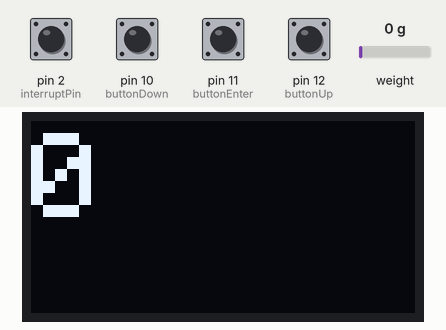
Recording of a sketch running on a simulated Arduino Uno, built with avr-gcc and run on an emulated ATmega328P. Shown: 128×64 one-colour display. The inputs (shaded band) are chosen by the test bench; at power-on: pin 10 (buttonDown), pin 11 (buttonEnter), pin 12 (buttonUp) HIGH, pin 2 (interruptPin) LOW, weight on the scale 0 g. What the sketch prints to the serial monitor is not drawn.

Above: at 3.6 s.
3.7 s: pin 12 (buttonUp) pulled LOW for 0.15 s
At 4.0 s:
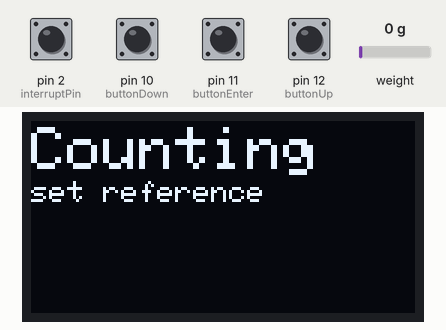
5.3 s: pin 12 (buttonUp) pulled LOW for 1 s
At 6.8 s:
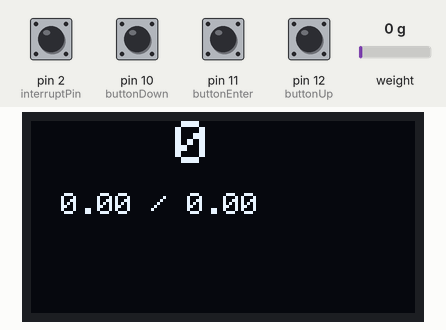
7.8 s: pin 11 (buttonEnter) pulled LOW for 1 s
At 7.99 s:
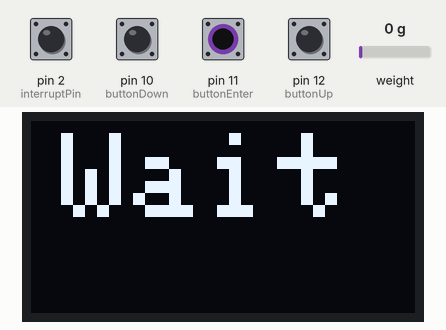
10.3 s: pin 12 (buttonUp) pulled LOW for 0.15 s
At 11.1 s:
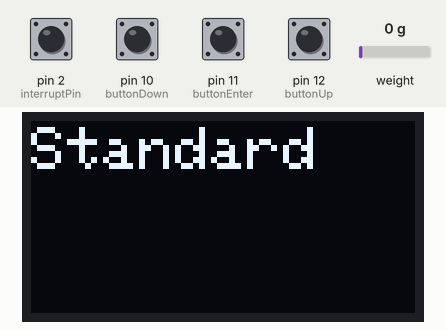
12.8 s: pin 2 (interruptPin) pulled HIGH for 0.15 s
14.4 s: weight on the scale set to 100 g
At 15.7 s:
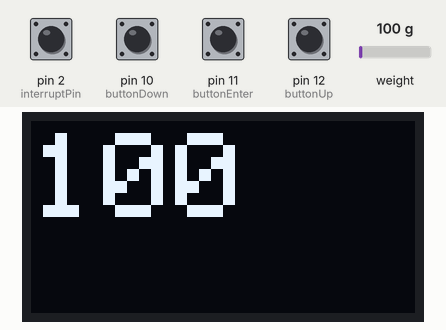
Timing chart, 0 to 16.9 s (numbered marks = the images above; inputs shaded):
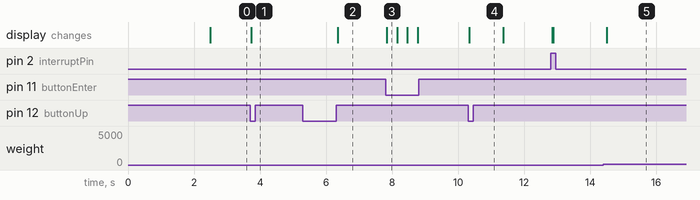

The sketch:

Waage_1.1.ino
```cpp
// Quelle: https://wolles-elektronikkiste.de/hx711-basierte-waage
//  https://github.com/olkal/HX711_ADC

// Kalibrierwert 465.31

#include "setting.h"
#include <EEPROM.h>
#include <HX711_ADC.h>
#include <Wire.h>
#include <Streaming.h>

#include <Adafruit_GFX.h>
#include <Adafruit_SSD1306.h>
#define OLED_RESET 7 // we don't have a reset, but the constructor expects it

// construct functions
Adafruit_SSD1306 display(OLED_RESET);
HX711_ADC LoadCell(4, 5);

// varaible declarations
byte interruptPin = 2;
volatile bool taraRequest = false;
const int calVal_eepromAdress = 5;
byte measureMode = 0;
byte pushButtonStatus = 0xFF; //(1 <<ButtonStatusUp)|(1<<ButtonStatusEnter)|(1<<ButtonStatusDown);
float weightReference = 0.0;  // for modus counting

//=======================================================================
//                    Setup
//=======================================================================
void setup()
{
  Serial.begin(38400);
  /* int ii = 0;
  while (1)
  {
    Serial << "Hallo" << ii << endl;
    ii++;
  } */
  versionsInfo();
  Serial.println("Start Setup");
  pinMode(interruptPin, INPUT);

  pinMode(buttonUp, INPUT);
  digitalWrite(buttonUp, HIGH);

  pinMode(buttonEnter, INPUT);
  digitalWrite(buttonEnter, HIGH);

  pinMode(buttonDown, INPUT);
  digitalWrite(buttonDown, HIGH);

  attachInterrupt(digitalPinToInterrupt(interruptPin), taraEvent, RISING);
  display.begin(SSD1306_SWITCHCAPVCC, 0x3C); // initialize with the I2C addr 0x3C (for the 128x64)

  display.clearDisplay();
  display.setTextSize(4);
  display.setTextColor(WHITE);
  display.setCursor(10, 4);
  display.println("Wait");
  display.display();
  LoadCell.begin();
  LoadCell.start(2000);
  float calibrationValue;
  EEPROM.get(calVal_eepromAdress, calibrationValue);

  LoadCell.setCalFactor(calibrationValue);
  Serial.print("Kalibrierwert ");
  Serial.println(calibrationValue);
}
//=======================================================================
//                    Loop
//=======================================================================
void loop()
{
  float weightAsFloat = 0.0;

  unsigned long t = 0;

  static boolean newDataReady = 0;
  const int serialPrintInterval = 0; // increase value to slow down serial print activity
  // check for new data/start next conversion:
  if (LoadCell.update())
    newDataReady = true;
  // get smoothed value from the dataset:
  if (newDataReady)
  {
    if (millis() > t + serialPrintInterval)
    {
      weightAsFloat = LoadCell.getData(); // get the weight
      // we have the standard simple measurement
      if (measureMode == measureStandard)
      {
        displayWeight(weightAsFloat);
      }
      if (measureMode == measureCount)
      {
        Serial << weightAsFloat << "-" << weightReference << endl;
        // displayWeight(weightAsFloat/weightReference);
        displayWeightReference(weightAsFloat, weightReference);
      }
    }
  }

  // check pushbutton-changes
  pushButtonStatus = (pushButtonStatus & 0b11111000) | (digitalRead(buttonUp) << ButtonStatusUp) | (digitalRead(buttonEnter) << ButtonStatusEnter) | (digitalRead(buttonDown) << ButtonStatusDown);

  // Serial << pushButtonStatus << " " << (digitalRead(buttonUp) << ButtonStatusUp) << endl;
  /* Serial.print(pushButtonStatus);
  Serial.print();
  Serial.println((digitalRead(buttonUp) <<ButtonStatusUp));
  */

  if ((highByte(pushButtonStatus) & (1 << ButtonStatusUp)) == (lowByte(pushButtonStatus) & (1 << ButtonStatusUp)))
  {                // Event Up
    measureMode++; // go to next mode
    if (measureMode > 1)
    {
      measureMode = 0;
    }

    display.clearDisplay();
    display.setTextSize(2);
    display.setTextColor(WHITE);
    display.setCursor(0, 2);

    switch (measureMode)
    {
    case 0:
      display.println("Standard");

      break;
    case 1:
      display.println("Counting");
      display.setTextSize(1);
      display.setCursor(0, 20);
      display.println("set reference");
      display.display();
      delay(1000); // allow user to release button
      while (digitalRead(buttonUp) == HIGH)
      {
      }
      // user pressed again
      weightReference = LoadCell.getData(); // get the weight
      Serial << "Referenz weight " << weightReference << endl;

      break;
    }
    display.display();

    Serial << "Up" << endl;
    delay(1000);
  }

  if ((highByte(pushButtonStatus) & (1 << ButtonStatusDown)) == (lowByte(pushButtonStatus) & (1 << ButtonStatusDown)))
  { // Event Down
    Serial << "Down" << endl;
    delay(1000);
  }

  if ((highByte(pushButtonStatus) & (1 << ButtonStatusEnter)) == (lowByte(pushButtonStatus) & (1 << ButtonStatusEnter)))
  { // Event Enter
    Serial << "Enter" << endl;
    taraRequest = true;
    // delay(1000);
  }

  // run Tara procedure
  if (taraRequest)
  {
    doTara();
    taraRequest = false;
  }

  // Serial.print("Taste ");
  // Serial.println(digitalRead(buttonUp));

  /* if (digitalRead(buttonUp) == LOW)
   {
     Serial.println("buttonUp");
   }

   if (digitalRead(buttonDown) == LOW)
   {
     Serial.println("buttonDown");
   } */

  if (digitalRead(buttonEnter) == LOW)
  {
    Serial.println("Tara");
    taraRequest = true;
  }

  // shift button status and store
  pushButtonStatus = pushButtonStatus << 4;
}
//=======================================================================
//                    Display weigth
//=======================================================================
void displayWeight(float weight)
{
  String weightAsString = "";
  weightAsString = floatToDisplayString(weight);
  display.clearDisplay();
  display.setCursor(0, 4);

  // display.println(weightAsString);
  display.setTextSize(4);
  display.println(weight, 0);
  display.display();
  // Serial.println(weightAsString);
  //          Serial.println(weight, 3);
}
//=======================================================================
//                    Display weigth
//=======================================================================
void displayWeightReference(float weight, float referenceWeight)
{
  String weightAsString = "";
  weightAsString = floatToDisplayString(weight / referenceWeight);
  display.clearDisplay();
  display.setCursor(0, 0);

  // display.println(weightAsString);
  display.setTextSize(2);
  display.println(weightAsString);
  display.setTextSize(1);
  display.setCursor(10, 24);
  display.print(weight);
  display.print(" / ");
  display.print(referenceWeight);
  display.display();
  // Serial.println(weightAsString);
  //          Serial.println(weight, 3);
}

//=======================================================================
//                    DoTara
//=======================================================================
void doTara()
{
  LoadCell.tareNoDelay();
  display.clearDisplay();
  display.setTextSize(4);
  display.setCursor(10, 4);
  display.println("Wait");
  display.display();
  while (LoadCell.getTareStatus() == false)
  {
    LoadCell.update();
    delay(50);
  }
  Serial.println("tara");
}

//=======================================================================
//                    Tara-Event
//=======================================================================
void taraEvent() { taraRequest = true; }
String floatToDisplayString(float floatValue)
{
  String stringValue = " ";
  int intValue = (int)(round(floatValue));
  if (intValue < 0)
  {
    stringValue = "";
  }
  uint8_t blanks = 3 - int(log10(abs(intValue)));
  for (int i = 0; i < blanks; i++)
  {
    stringValue += " ";
  }
  stringValue += (String)intValue;
  return stringValue;
}

//=======================================================================
//                    Versionsinfo
//=======================================================================
void versionsInfo()
{
  Serial.print("\nArduino is running Sketch: ");
  // Serial.println(myFileName );
  Serial.println(__FILE__);
  Serial.print("Compiled on: ");
  Serial.print(__DATE__);
  Serial.print(" at ");
  Serial.print(__TIME__);
  Serial.print("\n\n");
}

//=======================================================================
//                    measure mode
//=======================================================================
```

setting.h
```cpp
#define buttonUp 12
#define buttonEnter 11
#define buttonDown 10

#define measureStandard 0
#define measureCount 1

#define ButtonStatusUp      2
#define ButtonStatusEnter   1
#define ButtonStatusDown    0
```

Measured:
- after the input at 3.7 s, the display: changes at once (image 1)
- after the input at 5.3 s, the display: changes after 1.1 s (image 2)
- after the input at 7.8 s, the display: changes at once (image 3)
- after the input at 10.3 s, the display: changes at once (image 4)
- after the input at 14.4 s, the display: changes after 0.10 s (image 5)
